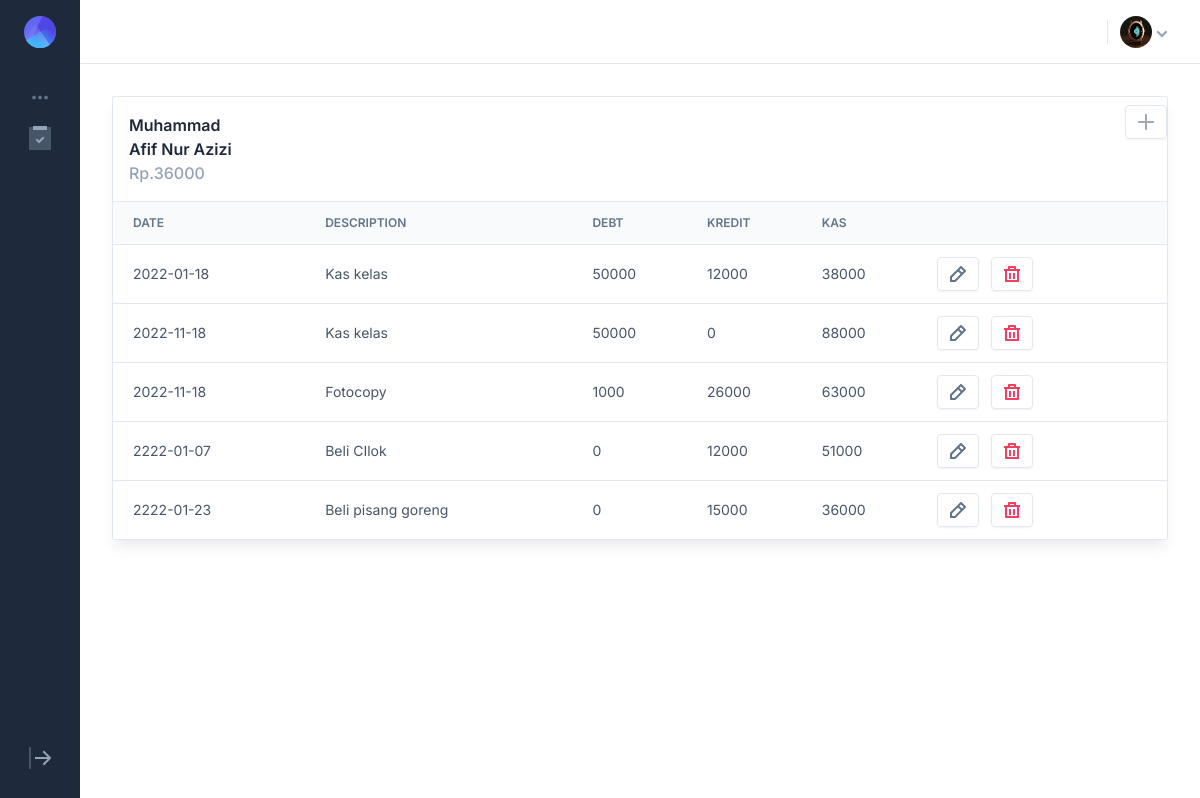
The app's page /jurnal/2/transaction, older data.
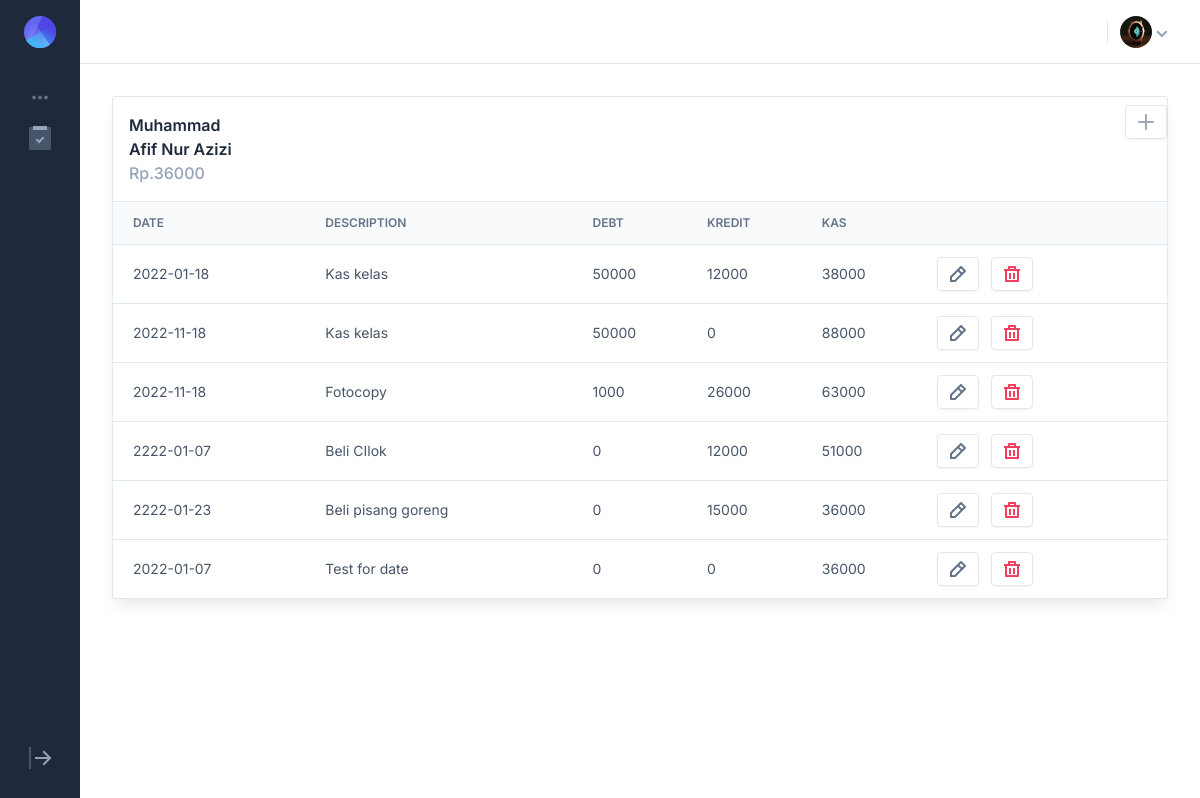
The same page, newer data.
### models/transaction.py (models this page shows, shortened)
class Transaction(db.Model):
    id = db.Column(db.Integer, primary_key=True, autoincrement=True)
    date = db.Column(Date)
    description = db.Column(db.String(100))
    debt = db.Column(db.Integer, default=0)
    kredit = db.Column(db.Integer, default=0)
    jurnal_id = db.Column(db.Integer, db.ForeignKey('jurnal.id'))

### blueprint/transaction_blueprint.py (the view)
@transaction_bp.route('/jurnal/<int:id>/transaction')
def transaction(id):
    form = TransactionForm()
    transactions = Transaction.query.filter(Transaction.jurnal_id==id).all()
    jurnal = Jurnal.query.filter_by(id=id).first()
    list_transaction = []
    kas = 0
    for t in transactions:
        kas = kas + (t.debt-t.kredit)
        data = {
            'id': t.id,
            'date': t.date,
            'description': t.description,
            'debt': t.debt,
            'kredit': t.kredit,
            'kas':kas
        }
        list_transaction.append(data)
    return render_template('transaction.html', id=id, list_transaction=list_transaction, jurnal=jurnal, kas=kas, form=form)

### templates/transaction.html (shortened to what the changed rows need)
<!DOCTYPE html>
<html lang="en">
<head>
    <link rel="stylesheet" href="https://cdnjs.cloudflare.com/ajax/libs/font-awesome/6.0.0/css/all.min.css" />
    <link rel="stylesheet" href="https://cdn.jsdelivr.net/npm/tw-elements/dist/css/index.min.css" />
    <link href="{{url_for('static', filename='css/vendors/flatpickr.min.css')}}" rel="stylesheet">
    <link href="{{url_for('static', filename='css/style.css')}}" rel="stylesheet">
</head>
<body
    class="font-inter antialiased bg-slate-100 text-slate-600"
    :class="{ 'sidebar-expanded': sidebarExpanded }"
    x-data="{ sidebarOpen: false, sidebarExpanded: localStorage.getItem('sidebar-expanded') == 'true' }"
    x-init="$watch('sidebarExpanded', value => localStorage.setItem('sidebar-expanded', value))"
>
    <div class="flex h-screen overflow-hidden">
        <div class="relative flex flex-col flex-1 overflow-y-auto overflow-x-hidden bg-white">
            <main>
                <div class="px-4 sm:px-6 lg:px-8 py-8 w-full max-w-9xl mx-auto">
                    <div class="space-y-8">
                        <div class="bg-white shadow-lg rounded-sm border border-slate-200">
                            <div class="flex">
                                <header class="px-4 py-4">
                                    <h2 class="font-semibold text-slate-800"><a href="/jurnal">{{jurnal.name}}</a></h2>
                                </header>
                            </div>
                            <div x-data="handleSelect">
                                <div class="overflow-x-auto">
                                    <table class="table-auto w-full">
                                        <thead class="text-xs font-semibold uppercase text-slate-500 bg-slate-50 border-t border-b border-slate-200">
                                            <tr>
                                                <th class="px-2 first:pl-5 last:pr-5 py-3 whitespace-nowrap">
                                                    <div class="font-semibold text-left">Date</div>
                                                </th>
                                                <th class="px-2 first:pl-5 last:pr-5 py-3 whitespace-nowrap">
                                                    <div class="font-semibold text-left">Description</div>
                                                </th>
                                                <th class="px-2 first:pl-5 last:pr-5 py-3 whitespace-nowrap">
                                                    <div class="font-semibold text-left">Debt</div>
                                                </th>
                                                <th class="px-2 first:pl-5 last:pr-5 py-3 whitespace-nowrap">
                                                    <div class="font-semibold text-left">Kredit</div>
                                                </th>
                                                <th class="px-2 first:pl-5 last:pr-5 py-3 whitespace-nowrap">
                                                    <div class="font-semibold text-left">Kas</div>
                                                </th>
                                                <th class="px-2 first:pl-5 last:pr-5 py-3 whitespace-nowrap">
                                                </th>
                                            </tr>
                                        </thead>
                                        <tbody class="text-sm divide-y divide-slate-200">
                                            {% for lt in list_transaction %}
                                            <tr>
                                                <td class="px-2 first:pl-5 last:pr-5 py-3 whitespace-nowrap">
                                                    <div class="text-left">{{lt.date}}</div>
                                                </td>
                                                <td class="px-2 first:pl-5 last:pr-5 py-3 whitespace-nowrap">
                                                    <div class="text-left">{{lt.description}}</div>
                                                </td>
                                                <td class="px-2 first:pl-5 last:pr-5 py-3 whitespace-nowrap">
                                                    <div class="text-left">{{lt.debt}}</div>
                                                </td>
                                                <td class="px-2 first:pl-5 last:pr-5 py-3 whitespace-nowrap">
                                                    <div class="text-left">{{lt.kredit}}</div>
                                                </td>
                                                <td class="px-2 first:pl-5 last:pr-5 py-3 whitespace-nowrap">
                                                    <div class="text-left">{{lt.kas}}</div>
                                                </td>
                                                <td class="px-2 first:pl-5 last:pr-5 py-3 whitespace-nowrap">
                                                    <div class="flex flex-wrap items-center -m-1.5">
                                                        <div class="m-1.5">
                                                            <a href="/jurnal/{{id}}/transaction/{{lt.id}}/edit"  class="btn border-slate-200 hover:border-slate-300">
                                                                <svg class="w-4 h-4 fill-current text-slate-500 shrink-0" viewBox="0 0 16 16">
                                                                    <path d="M11.7.3c-.4-.4-1-.4-1.4 0l-10 10c-.2.2-.3.4-.3.7v4c0 .6.4 1 1 1h4c.3 0 .5-.1.7-.3l10-10c.4-.4.4-1 0-1.4l-4-4zM4.6 14H2v-2.6l6-6L10.6 8l-6 6zM12 6.6L9.4 4 11 2.4 13.6 5 12 6.6z" />
                                                                </svg>
                                                            </a>
                                                        </div>
                                                        <div class="m-1.5">
                                                            <a href="/jurnal/{{id}}/transaction/{{lt.id}}/delete" class="btn border-slate-200 hover:border-slate-300">
                                                                <svg class="w-4 h-4 fill-current text-rose-500 shrink-0" viewBox="0 0 16 16">
                                                                    <path d="M5 7h2v6H5V7zm4 0h2v6H9V7zm3-6v2h4v2h-1v10c0 .6-.4 1-1 1H2c-.6 0-1-.4-1-1V5H0V3h4V1c0-.6.4-1 1-1h6c.6 0 1 .4 1 1zM6 2v1h4V2H6zm7 3H3v9h10V5z" />
                                                                </svg>
                                                            </a>
                                                        </div>
                                                    </div>
                                                </td>
                                            </tr>
                                            {% endfor %}
                                        </tbody>
                                    </table>
                                </div>
                            </div>
                        </div>
                    </div>
                </div>
            </main>
        </div>
    </div>
</body>
</html>

Row changes from the older to the newer data that the page shows:
added Transaction: date "2022-01-07", description "Test for date", debt "0", kredit "0", kas "36000"
